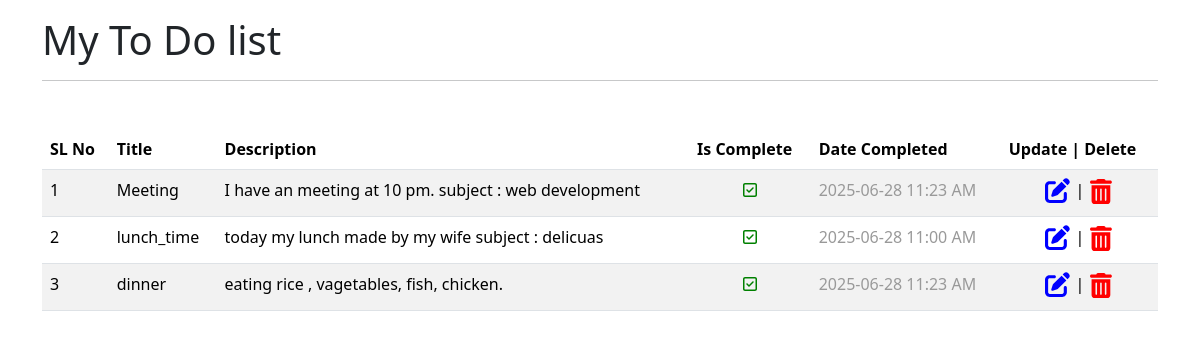
Before: / with the older database file.
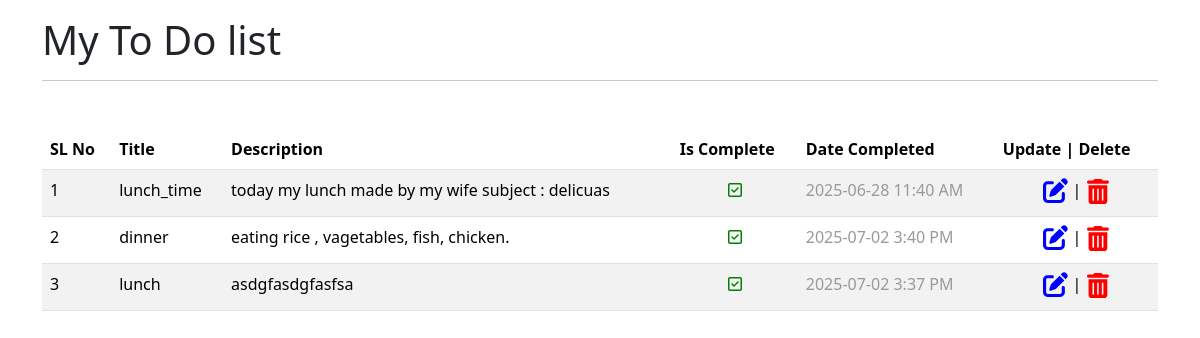
After: the same page with the newer database file.
### back_end/models.py (models this page shows, shortened)
class CreateTodo(models.Model):
    title = models.CharField(max_length=100)
    description = models.TextField()
    isComplete = models.BooleanField(default=False)
    created_at = models.DateTimeField(auto_now_add=True)
    updated_at = models.DateTimeField(auto_now=True)
    class Meta:
        verbose_name_plural = 'To Do'

### front_end/views.py (the view)
# urls.py: path('', views.index, name='home'),
def index(request):
    all_todos= CreateTodo.objects.all()
    context = {
        'all_todos': all_todos
    }
    return render(request, 'index.html', context)

### front_end/templates/index.html (shortened to what this page needs)
{% extends "base.html" %}
{% block content %}
  <div class="container">
    <div class="row">
      <div class="col-md-12">
        <h1 class="mt-3">My To Do list</h1><hr>
        <table class="table table-striped mt-5">
          <thead>
            <tr>
              <th scope="col">SL No</th>
              <th scope="col">Title</th>
              <th scope="col">Description</th>
              <th scope="col">Is Complete</th>
              <th scope="col">Date Completed</th>
              <th scope="col">Update | Delete</th>
            </tr>
          </thead>
          <tbody>
          {% for todo in all_todos %}
            <tr>
              <td>{{ forloop.counter }}</td>
              <td>{{ todo.title }}</td>
              <td>{{ todo.description }}</td>
              <td class="text-center">
                <a href="{% url 'statusComplete' todo.pk %}" class="complete_link">{% if todo.isComplete %}
                  <i class="fa-regular fa-square-check active"></i>
                  {% else %}
                  <i class="fa-regular fa-square"></i>
                  {% endif %}</a>
              </td>
              <td>
                {% if todo.isComplete %}
              <span href="" class="date_complete">
                <span class="date_complete">
                {{todo.updated_at|date:"Y-m-d"}} {{ todo.updated_at|date:"g:i A" }}
                </span>
                  {% else %}
                  <span>Not yet completed</span>
              </span>
                {% endif %}
              </td>
              <td style="display: flex; margin-auto; justify-content: center; gap: 5px;">
                <a href=""><i style="color: blue; font-size: 25px;" class="fa-solid fa-pen-to-square"></i></a>|
                <form action="{% url 'deleteTodo' todo.pk %}">
                  <button type="submit" class="btn btn-link" style="color: red; text-decoration: none; padding: 0;">
                    <i style="color: red; font-size: 25px;" class="fa-solid fa-trash-can"></i>
                  </button>
                </form>
              </td>
            </tr>
            {% endfor %}
          </tbody>
        </table>
      </div>
    </div>
  </div>
{% endblock %}

### templates/base.html (shortened to what this page needs)
{% load static %}
<!DOCTYPE html>
<html lang="en">
<head>
  <link rel='stylesheet' href="{% static 'css/style.css' %}"/>
  <link href="https://cdn.jsdelivr.net/npm/bootstrap@5.3.7/dist/css/bootstrap.min.css" rel="stylesheet">
  <link rel="stylesheet" href="https://cdnjs.cloudflare.com/ajax/libs/font-awesome/6.7.2/css/all.min.css" />
</head>
<body>
    {% block content %}
    {% endblock %}
</body>
</html>

### todoApp/static/css/style.css (style rules this page uses)
.complete_link .active { color: green; }
.date_complete { color: #999; }

Changed rows visible on the page:
removed CreateTodo: title "Meeting", description "I have an meeting at 10 pm. subject : web development", isComplete True (drawn), updated_at "2025-06-28", updated_at "11:23 AM"
changed CreateTodo "lunch_time": updated_at "11:00 AM" → "11:40 AM"
changed CreateTodo "dinner": updated_at "2025-06-28" → "2025-07-02"; updated_at "11:23 AM" → "3:40 PM"
added CreateTodo: title "lunch", description "asdgfasdgfasfsa", isComplete True (drawn), updated_at "2025-07-02", updated_at "3:37 PM"
